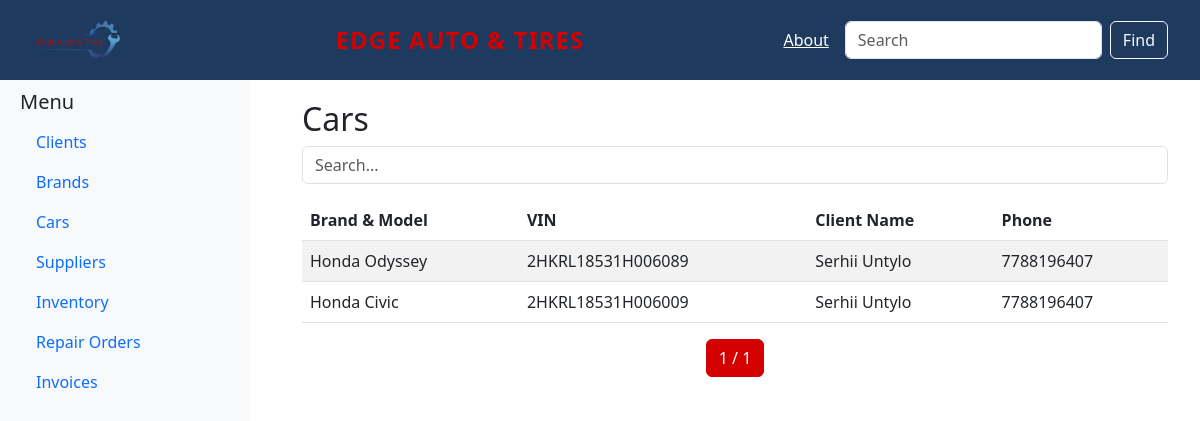
/cars/, run on an earlier commit of the app's database.
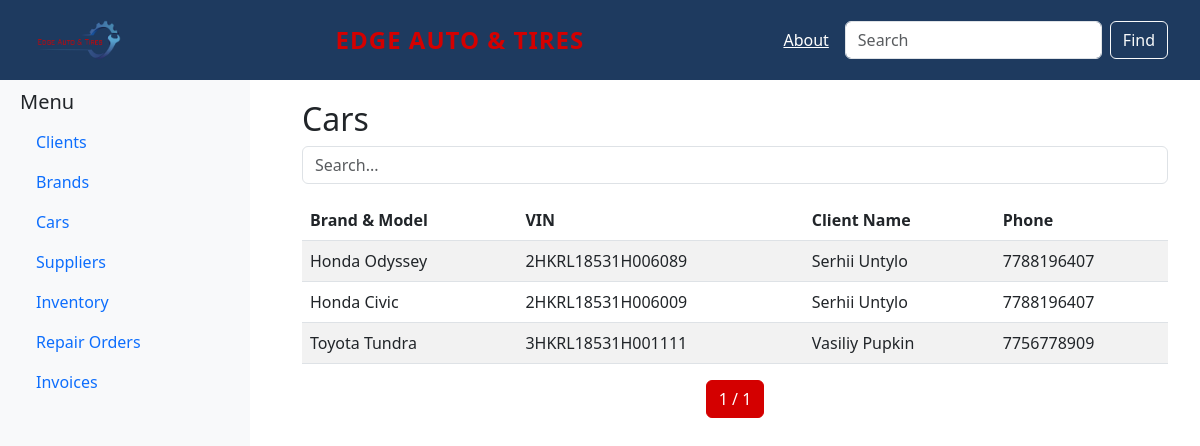
And on a later commit of the database.
### cars/models.py (models this page shows, shortened)
class Car(models.Model):
    client = models.ForeignKey(Client, on_delete=models.CASCADE, related_name="cars")
    model = models.ForeignKey(CarModel, on_delete=models.CASCADE, related_name="cars")
    year = models.PositiveIntegerField(verbose_name="Year")
    vin = models.CharField(max_length=17, unique=True, verbose_name="VIN Number")

class CarModel(models.Model):
    brand = models.ForeignKey(Brand, on_delete=models.CASCADE, related_name="models")
    name = models.CharField(max_length=100, verbose_name="Model")

class Brand(models.Model):
    name = models.CharField(max_length=100, unique=True, verbose_name="Brand")

class Client(models.Model):
    first_name = models.CharField(max_length=50, verbose_name="First Name")
    last_name = models.CharField(max_length=50, verbose_name="Last Name")
    address = models.TextField(verbose_name="Address")
    phone = models.CharField(max_length=15, unique=True, verbose_name="Phone")

### cars/views.py (the view, shortened to what this page needs)
# urls.py: path("cars/", car_list, name="car_list"),
def car_list(request):
    query = request.GET.get("q", "").strip()
    cars = Car.objects.select_related("model__brand", "client").all()
    paginator = Paginator(cars, 15)
    page_number = request.GET.get("page")
    page_obj = paginator.get_page(page_number)
    if request.headers.get('x-requested-with') == 'XMLHttpRequest':
        table_html = render(request, "partials/car_table.html", {"page_obj": page_obj}).content.decode("utf-8")
        pagination_html = render(request, "partials/pagination.html", {"page_obj": page_obj}).content.decode("utf-8")
        return JsonResponse({"table_html": table_html, "pagination_html": pagination_html})
    return render(request, "car_list.html", {"page_obj": page_obj, "query": query})

### cars/templates/car_list.html (shortened to what this page needs)
{% extends 'base.html' %}
{% block content %}
<div class="container">
    <h2>Cars</h2>
    <input type="text" id="search" class="form-control mb-3" placeholder="Search...">
    <div id="car-table-container">
        {% include "partials/car_table.html" %}
    </div>
    <nav id="pagination">
        {% include "partials/pagination.html" %}
    </nav>
</div>
{% endblock %}

### cars/templates/partials/car_table.html
<table class="table table-striped">
    <thead>
        <tr>
            <th>Brand & Model</th>
            <th>VIN</th>
            <th>Client Name</th>
            <th>Phone</th>
        </tr>
    </thead>
    <tbody>
        {% for car in page_obj %}
        <tr>
            <td>{{ car.model.brand.name }} {{ car.model.name }}</td>
            <td>{{ car.vin }}</td>
            <td>{{ car.client.first_name }} {{ car.client.last_name }}</td>
            <td>{{ car.client.phone }}</td>
        </tr>
        {% empty %}
        <tr>
            <td colspan="4" class="text-center text-muted">No cars found</td>
        </tr>
        {% endfor %}
    </tbody>
</table>

What changed in the data, as far as the page shows it:
added Car: model.brand.name "Toyota", model.name "Tundra", vin "3HKRL18531H001111", client.first_name "Vasiliy", client.last_name "Pupkin", client.phone "7756778909"
